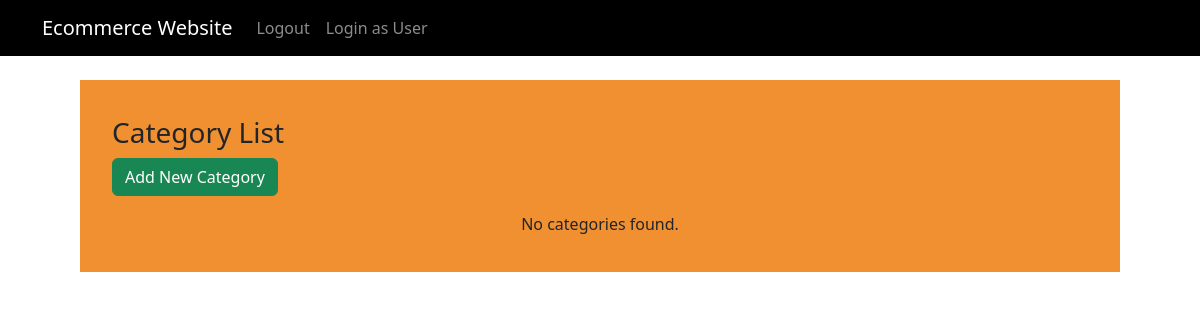
Before: /category/ (signed in) with the older database file.
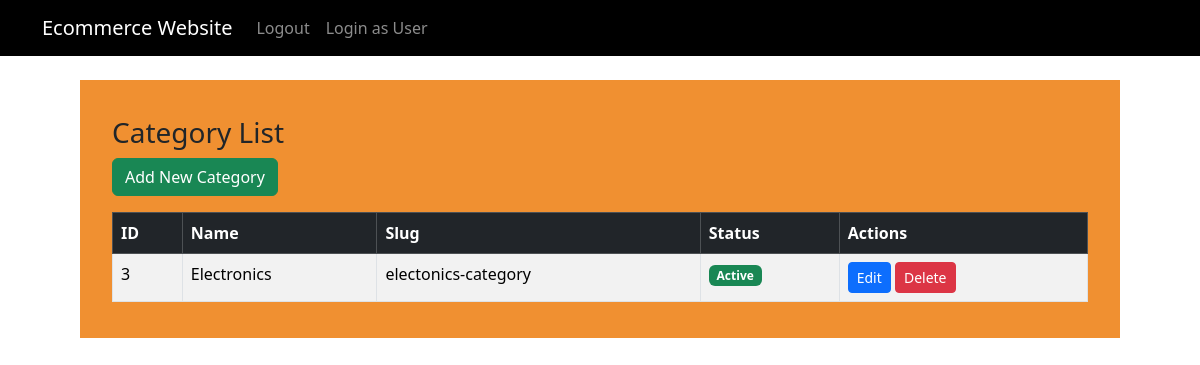
After: the same page with the newer database file.
### products/models.py (models this page shows, shortened)
class Category(models.Model):
	name=models.CharField(max_length=100,unique=True)
	slug=models.SlugField(unique=True)
	description=models.TextField(blank=True)
	status=models.BooleanField(default=True)

### products/views.py (the view)
# urls.py: path('category/', CategoryListView.as_view(), name='category_list'),
class  CategoryListView(LoginRequiredMixin,PermissionRequiredMixin,ListView):
	model=Category
	form_class=CategoryForm
	template_name='admin_panel/category_list.html'
	success_url= reverse_lazy('admin_panel:admin-dashoard')
	context_object_name='categories'
	permission_required='admin_panel.view_category'

### admin_panel/templates/admin_panel/category_list.html
{% extends "admin_panel/Base.html" %}
{% load static %}
{% block content %}
<div class="container-fluid">
    <div class="row">
        <div class="col-md-12">
            <h3 class="mt-3">Category List</h3>
            <a href="{% url 'category_add' %}" class="btn btn-success mb-3">Add New Category</a>
            {% if categories %}
            <table class="table table-bordered table-striped">
                <thead class="table-dark">
                    <tr>
                        <th>ID</th>
                        <th>Name</th>
                        <th>Slug</th>
                        <th>Status</th>
                        <th>Actions</th>
                    </tr>
                </thead>
                <tbody>
                    {% for category in categories %}
                    <tr>
                        <td>{{ category.id }}</td>
                        <td>{{ category.name }}</td>
                        <td>{{ category.slug }}</td>
                        <td>
                            {% if category.status %}
                                <span class="badge bg-success">Active</span>
                            {% else %}
                                <span class="badge bg-danger">Inactive</span>
                            {% endif %}
                        </td>
                        <td>
                            <a href="{% url 'category_edit' category.id %}" class="btn btn-primary btn-sm">Edit</a>
                            <a href="{% url 'category_delete' category.id %}" class="btn btn-danger btn-sm"
                               onclick="return confirm('Are you sure you want to delete this category?');">Delete</a>
                        </td>
                    </tr>
                    {% endfor %}
                </tbody>
            </table>
            {% else %}
            <p class="text-center">No categories found.</p>
            {% endif %}
        </div>
    </div>
</div>
{% endblock %}

Changed rows visible on the page:
added Category: id "3", name "Electronics", slug "electonics-category", status "Active"
Other visible differences:
text no longer shown: "No categories found."
text now shown: "ID Name Slug Status Actions"
